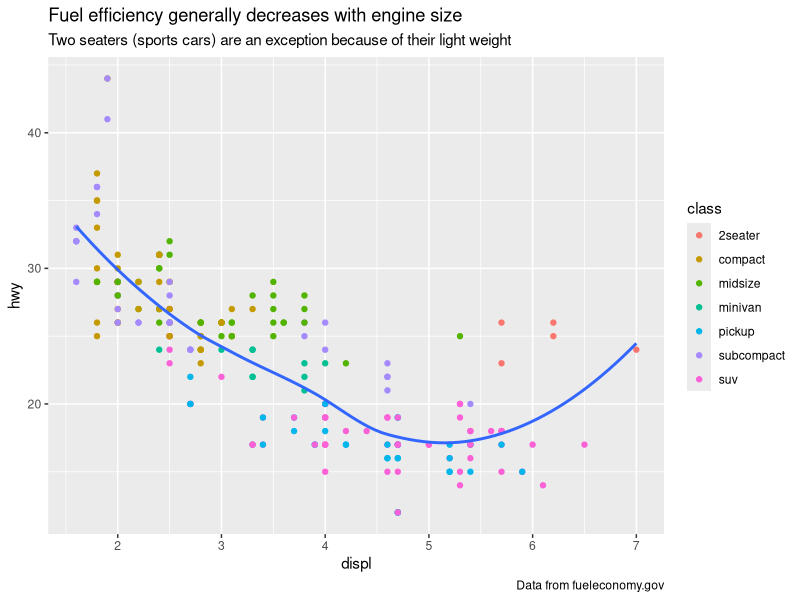

Here is the R script that generated this plot:
## ---- chunk 1
library(dplyr)
library(ggplot2)
## ---- chunk 2
iris %>% summarize_if(is.numeric, mean)
## ---- chunk 3
ggplot(mpg, aes(displ, hwy)) +
  geom_point(aes(color = class)) +
  geom_smooth(se = FALSE, method = "loess") +
  labs(
    title = "Fuel efficiency generally decreases with engine size",
    subtitle = "Two seaters (sports cars) are an exception because of their light weight",
    caption = "Data from fueleconomy.gov"
  )
## ---- chunk 4
sessionInfo()
